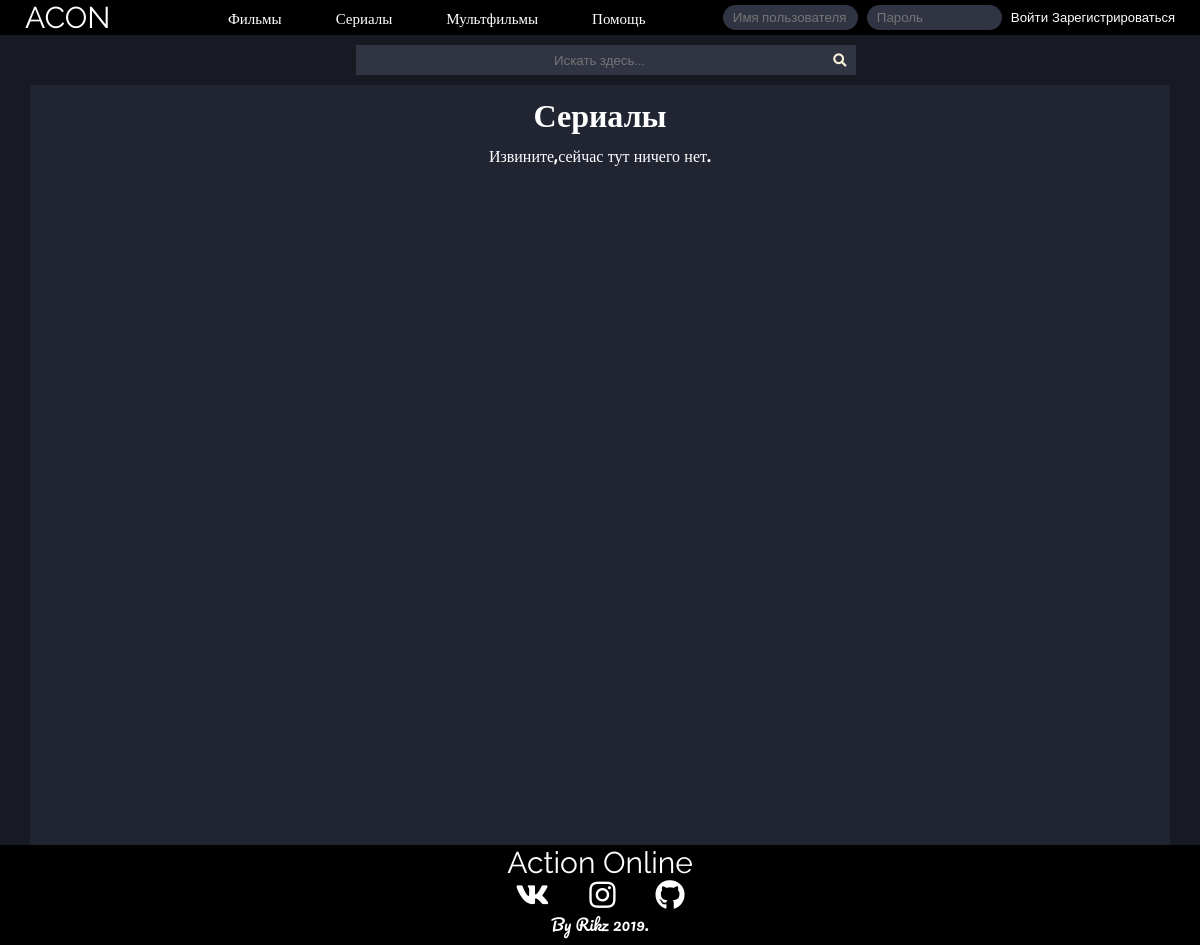
Page /serials on the earlier database version.
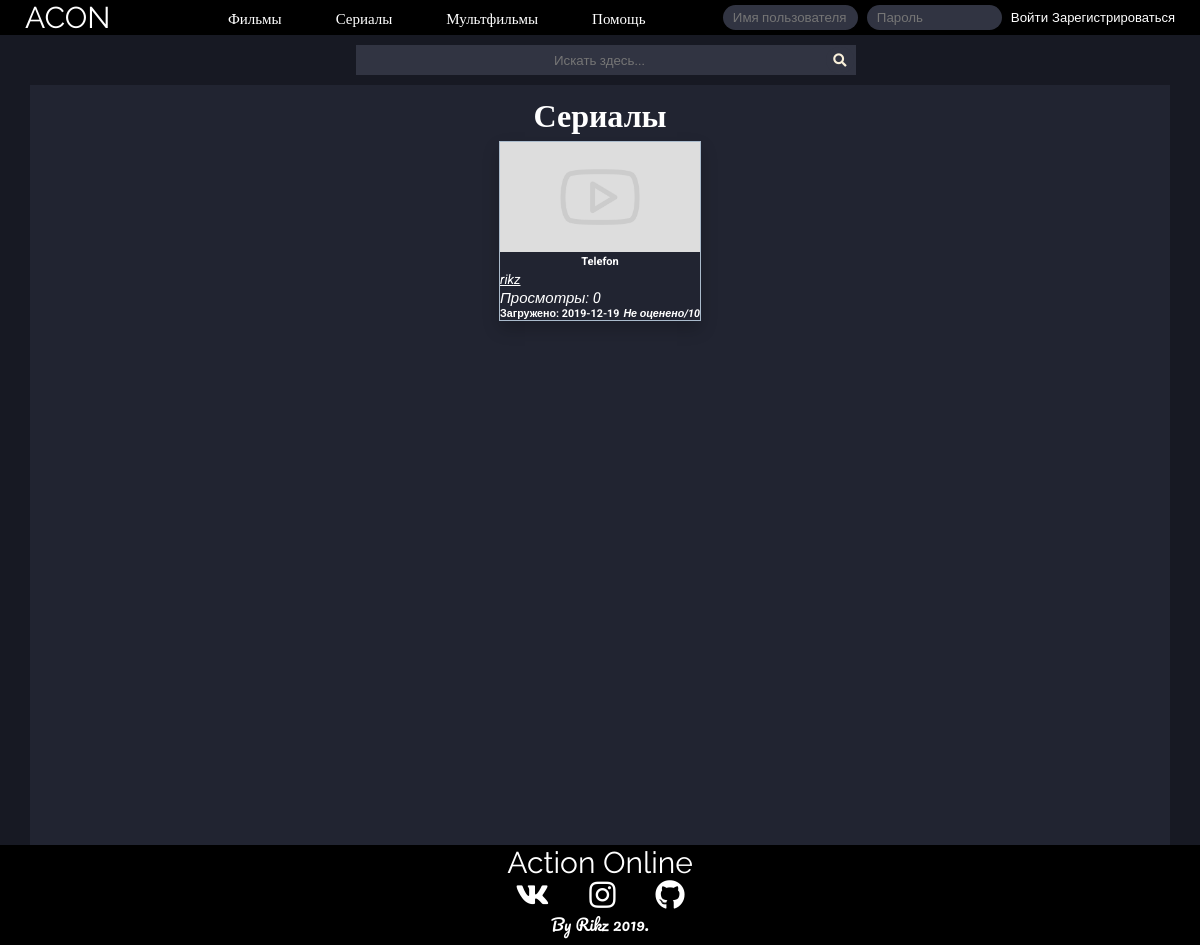
Same page on the later database version.
### tables this page shows
CREATE TABLE `files` (
  `id` int(11) UNSIGNED NOT NULL,
  `title` varchar(250) NOT NULL,
  `description` text DEFAULT NULL,
  `preview` varchar(500) DEFAULT NULL,
  `location` varchar(500) NOT NULL,
  `author` varchar(200) DEFAULT NULL,
  `main_genre` int(11) UNSIGNED NOT NULL DEFAULT 1,
  `creator` int(11) UNSIGNED NOT NULL,
  `upload_date` date NOT NULL,
  `views` int(15) UNSIGNED DEFAULT NULL,
  `middle_rating` float UNSIGNED NOT NULL DEFAULT 0,
  `showing` int(10) UNSIGNED NOT NULL,
  `moderating` int(11) UNSIGNED NOT NULL
);

### blocks/serial.php (the view, shortened to what this page needs)
<p id="flex_center"><?php accountButton(1); ?></p>
<h1 id='about'>Сериалы</h1>
	<div class="videos">
		<?php
		$query = "SELECT id,title,preview,creator,upload_date,views,middle_rating FROM `files` WHERE showing = 1 AND main_genre = 2 ORDER BY `files`.`upload_date` DESC";
		$data = mysqli_query($GLOBALS['dbc'],$query);
		$info = mysqli_fetch_assoc($data);
		if (!$info) {
			echo "<p id='about'>Извините,сейчас тут ничего нет.</p>";
		}
		while ($info) {
			if (!$info['preview'] || !file_exists($info['preview'])) {
				$info['preview'] = "images\\vid_paceholder.jpg";
			}
			if (!$info['middle_rating']) {
				$info['middle_rating'] = "Не оценено";
			}
			echo "
	        <div class='video'>
	        	<form method='GET' action='watch'>
	            <button class='videoButton' name='vid' value=".$info['id']."><img class='videoPreview' src=".$info['preview'].">
	            <h5>".$info['title']."</h5>
	            </button></form>
	            <form method='GET' action='account'>
	            <p>".accountButton($info['creator'])."</p>
	            </form>
	            <i id='homeViews'>Просмотры: ".$info['views']."</i>
	            <h6 id='homeAddInfo'>Загружено: ".$info['upload_date']."<i>".$info['middle_rating']."/10</i></h6>
	        </div>";
	        $info = mysqli_fetch_assoc($data);
		}
		?>
	</div>

### lib/mainFunctions.php (shortened to what this page needs)
<?php
  function NameByid($id = 0) {
    if (!$id) {
      return ;
    }
    else {
      require "lib/db.php";
      $query = "SELECT username FROM `users` WHERE id = ? LIMIT 1";
      $stmt = mysqli_prepare($dbc,$query);
      mysqli_stmt_bind_param($stmt, 'i', $id);
      mysqli_stmt_execute($stmt);
      mysqli_stmt_bind_result($stmt,$user);
      return $user;
    }
  }
  function accountButton($id,$text = '') {
    return "<button type='submit' id='idNameButton' name='user_link' value=".$id.">".$text."<i class='line_under'>".NameByid($id)."</i></button>";
  }
?>

Differences in the rows shown:
added files: $info['id'] 34 (drawn), title "Telefon", $id 1 (drawn), id "rikz", views "0", upload_date "2019-12-19", middle_rating "Не оценено"
Other differences:
text no longer shown: "Извините,сейчас тут ничего нет."
